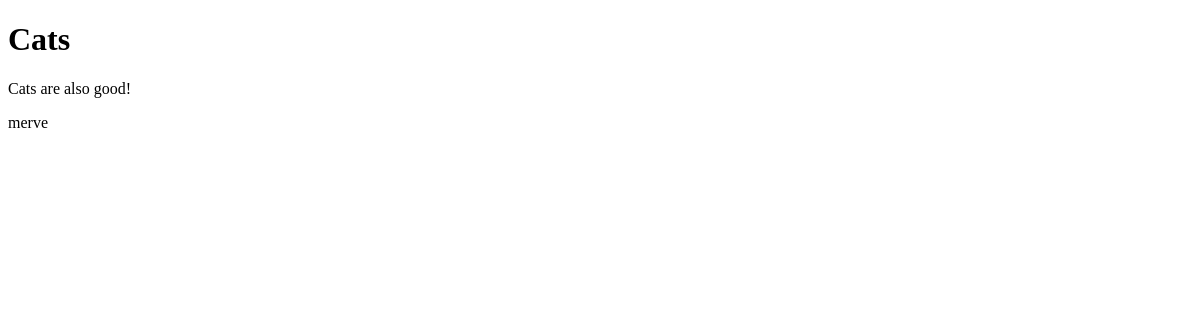
The app's page /cats, older data.
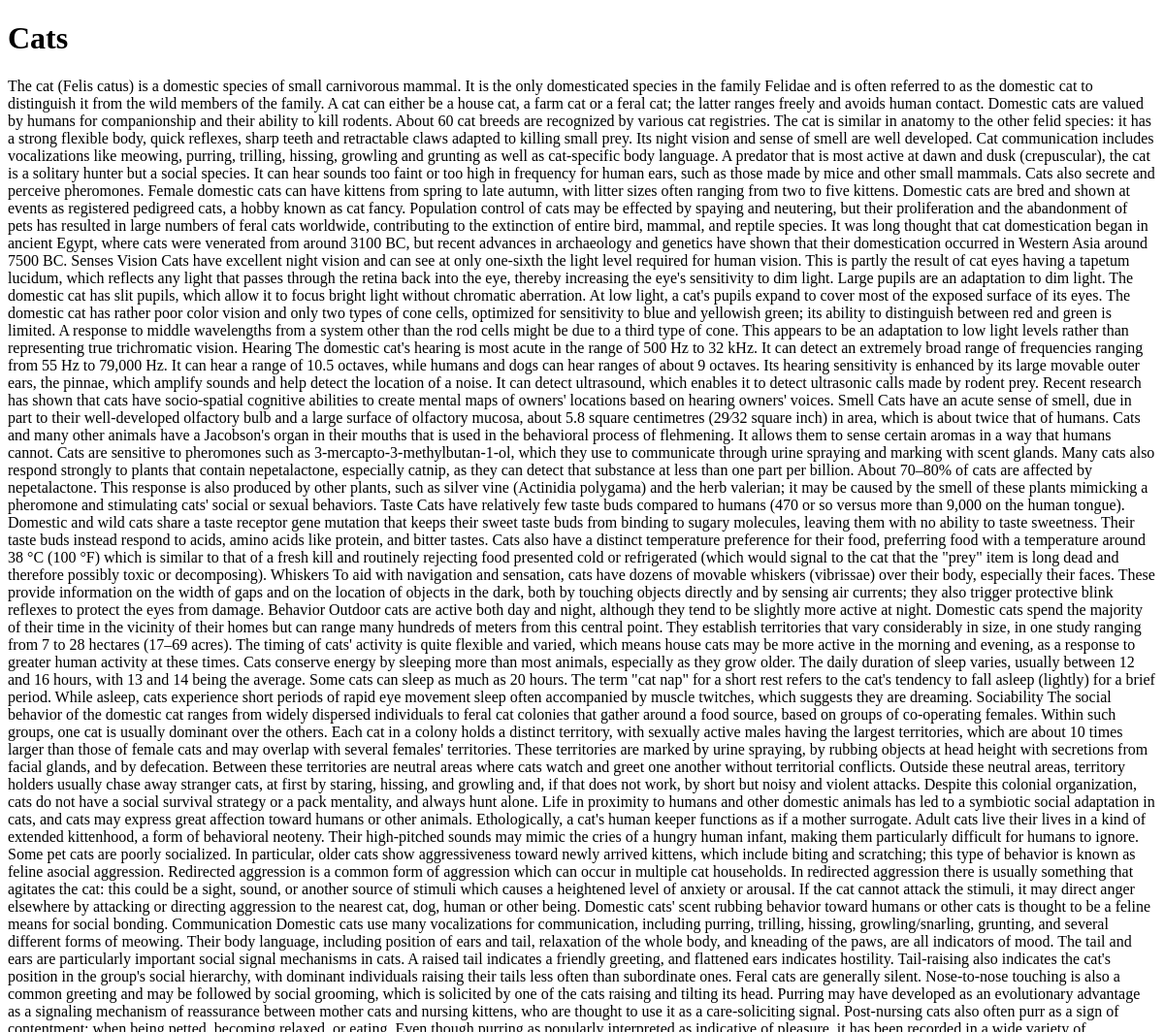
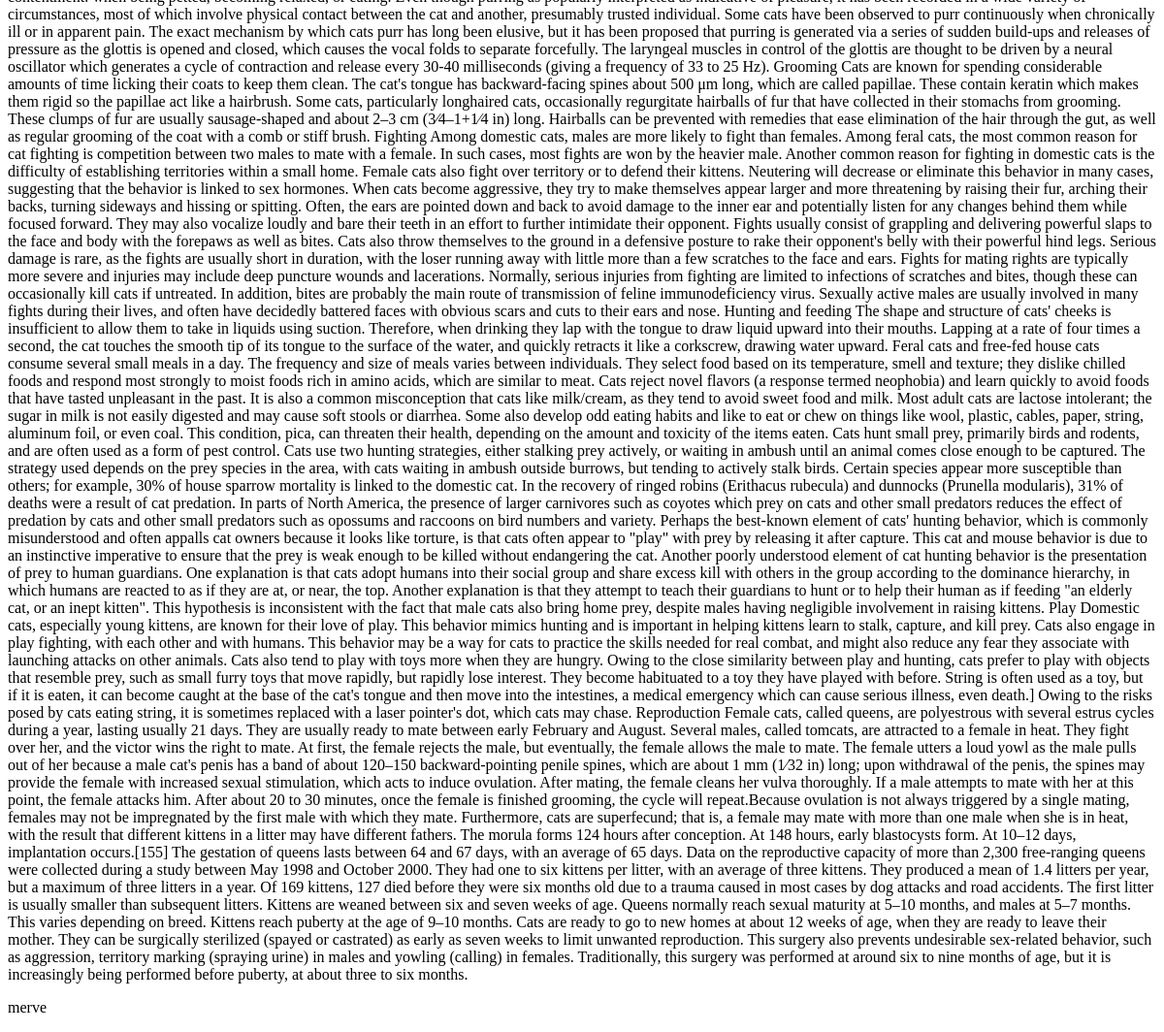
The same page, newer data (2 pictures, top to bottom).
### blog/models.py (models this page shows, shortened)
class Post(models.Model):
    title = models.CharField(max_length=200)
    content = models.TextField()
    date_created = models.DateTimeField(auto_now_add=True)
    slug = models.SlugField(max_length=200, unique=True)
    author = models.ForeignKey(to=User, on_delete=models.CASCADE)
    status = models.IntegerField(choices=STATUS, default=0)

### blog/views.py (the view)
# urls.py: path('<slug:slug>', views.BlogView.as_view(), name='blog_view'),
class BlogView(generic.DetailView):
    model = Post
    template_name = 'blog.html'

### templates/blog.html
<!DOCTYPE html>
<html>
    <body>
        <h1>{{object.title}}</h1>
        <p>{{object.content}}</p>
        <p>{{object.author}}</p>
    </body>
</html>

Row changes from the older to the newer data that the page shows:
changed Post "Cats": content "Cats are also good!" → "The cat (Felis catus) is a domestic species of small carnivorous mammal. It is the only domesticated species in the family Felidae and is often referred to as the domestic cat to distinguish it from the wild members of the family. A cat can either be a house cat, a farm cat or a feral cat; the latter ranges freely and avoids human contact. Domestic cats are valued by humans for companionship and their ability to kill rodents. About 60 cat breeds are recognized by various cat registries. The cat is similar in anatomy to the other felid species: it has a strong flexible body, quick reflexes, sharp teeth and retractable claws adapted to killing small prey. Its night vision and sense of smell…"
